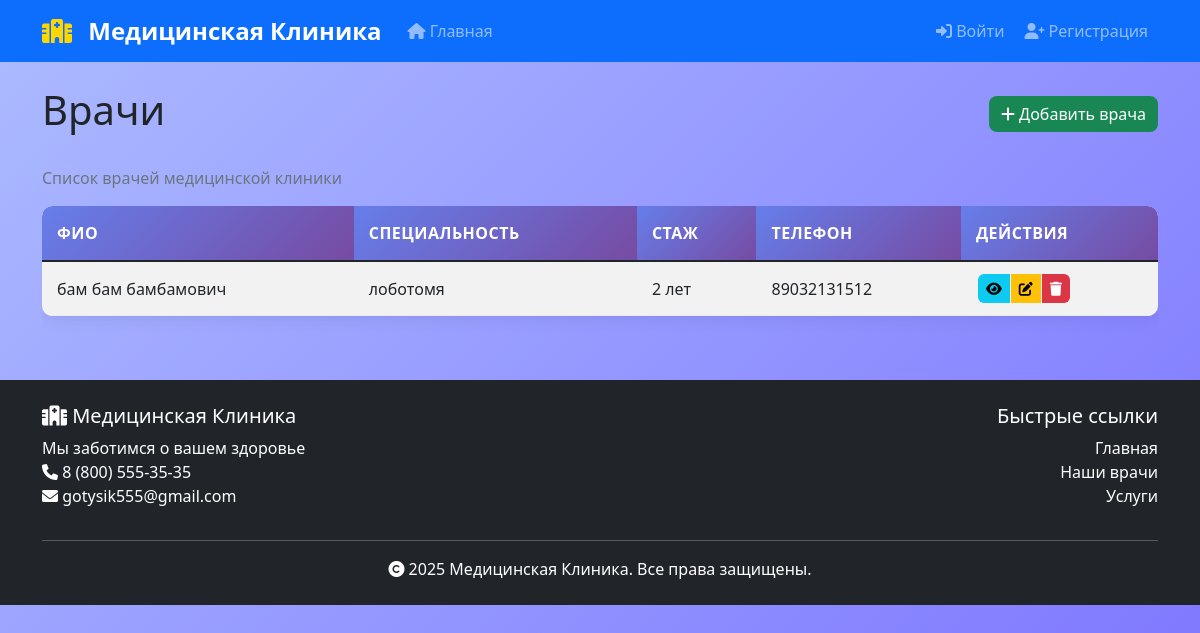
The page /clinic/doctors/ on the database its author committed.
### clinic/models.py (models this page shows, shortened)
class Doctor(models.Model):
    specialization = models.ForeignKey(Specialization, on_delete=models.CASCADE, verbose_name="Специальность")
    first_name = models.CharField(max_length=50, verbose_name="Имя")
    last_name = models.CharField(max_length=50, verbose_name="Фамилия")
    middle_name = models.CharField(max_length=50, verbose_name="Отчество", blank=True)
    experience = models.IntegerField(verbose_name="Стаж (лет)")
    phone = models.CharField(max_length=20, verbose_name="Телефон")
    class Meta:
        verbose_name = "Врач"
        verbose_name_plural = "Врачи"

class Specialization(models.Model):
    name = models.CharField(max_length=100, verbose_name="Название специальности")
    description = models.TextField(verbose_name="Описание", blank=True)
    class Meta:
        verbose_name = "Специальность"
        verbose_name_plural = "Специальности"

### clinic/views.py (the view)
# urls.py: path('doctors/', views.doctor_list, name='doctor_list'),
def doctor_list(request):
    doctors = Doctor.objects.all()
    return render(request, 'clinic/doctor_list.html', {
        'doctors': doctors
    })

### templates/clinic/doctor_list.html (shortened to what this page needs)
{% extends 'base.html' %}
{% block content %}
<div class="d-flex justify-content-between align-items-center mb-4">
    <h1>Врачи</h1>
    <a href="{% url 'clinic:doctor_create' %}" class="btn btn-success">
        <i class="fas fa-plus"></i> Добавить врача
    </a>
</div>
<p class="text-muted">Список врачей медицинской клиники</p>
{% if doctors %}
    <div class="table-responsive">
        <table class="table table-striped table-hover">
            <thead class="table-dark">
                <tr>
                    <th>ФИО</th>
                    <th>Специальность</th>
                    <th>Стаж</th>
                    <th>Телефон</th>
                    <th>Действия</th>
                </tr>
            </thead>
            <tbody>
                {% for doctor in doctors %}
                <tr>
                    <td>{{ doctor.last_name }} {{ doctor.first_name }} {{ doctor.middle_name }}</td>
                    <td>{{ doctor.specialization.name }}</td>
                    <td>{{ doctor.experience }} лет</td>
                    <td>{{ doctor.phone }}</td>
                    <td>
                        <div class="btn-group btn-group-sm">
                            <a href="{% url 'clinic:doctor_detail' doctor.pk %}" class="btn btn-info">
                                <i class="fas fa-eye"></i>
                            </a>
                            <a href="#" class="btn btn-warning">
                                <i class="fas fa-edit"></i>
                            </a>
                            <a href="#" class="btn btn-danger">
                                <i class="fas fa-trash"></i>
                            </a>
                        </div>
                    </td>
                </tr>
                {% endfor %}
            </tbody>
        </table>
    </div>
{% else %}
    <div class="text-center py-5">
        <i class="fas fa-user-md fa-3x text-muted mb-3"></i>
        <h5 class="text-muted">Нет врачей</h5>
        <p class="text-muted">Нажмите "Добавить врача", чтобы создать первую запись</p>
    </div>
{% endif %}
{% endblock %}

### static/css/style.css (style rules this page uses)
:root { --primary-color: #2c3e50; --secondary-color: #3498db; --success-color: #27ae60; --danger-color: #e74c3c; --warning-color: #f39c12; --info-color: #17a2b8; --light-color: #ecf0f1; --dark-color: #2c3e50; }
body { font-family: 'Segoe UI', Tahoma, Geneva, Verdana, sans-serif; background: linear-gradient(135deg, #acbbff 0%, #7c73ff 100%); min-height: 100vh; }
.btn { border-radius: 8px; font-weight: 500; transition: all 0.3s ease; border: none; position: relative; overflow: hidden; }
.btn::before { content: ''; position: absolute; top: 0; left: -100%; width: 100%; height: 100%; background: linear-gradient(90deg, transparent, rgba(255, 255, 255, 0.2), transparent); transition: left 0.5s; }
.btn-group .btn { margin: 0 2px; border-radius: 6px; }
.mb-4 { margin-bottom: 1.5rem !important; }

### static/css/tables.css (style rules this page uses)
.table { border-radius: 10px; overflow: hidden; box-shadow: 0 0 20px rgba(0, 0, 0, 0.1); background: white; }
.table thead th { background: linear-gradient(135deg, #667eea, #764ba2); color: white; border: none; font-weight: 600; padding: 15px; text-transform: uppercase; letter-spacing: 0.5px; }
.table tbody tr { transition: all 0.3s ease; }
.table tbody td { padding: 12px 15px; border-color: #e9ecef; vertical-align: middle; }
.table-responsive { border-radius: 10px; }

### rows shown on the page
Doctor: last_name "бам", first_name "бам", middle_name "бамбамович", specialization.name "лоботомя", experience "2", phone "89032131512"
